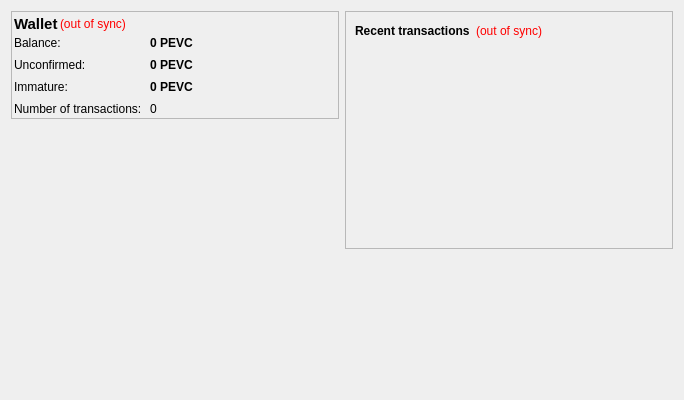
<?xml version="1.0" encoding="UTF-8"?>
<ui version="4.0">
 <class>OverviewPage</class>
 <widget class="QWidget" name="OverviewPage">
  <property name="geometry">
   <rect>
    <x>0</x>
    <y>0</y>
    <width>684</width>
    <height>400</height>
   </rect>
  </property>
  <property name="windowTitle">
   <string>Form</string>
  </property>
  <layout class="QHBoxLayout" name="horizontalLayout" stretch="1,1">
   <item>
    <layout class="QVBoxLayout" name="verticalLayout_2">
     <item>
      <widget class="QFrame" name="frame">
       <property name="enabled">
        <bool>true</bool>
       </property>
       <property name="sizePolicy">
        <sizepolicy hsizetype="Minimum" vsizetype="Maximum">
         <horstretch>0</horstretch>
         <verstretch>0</verstretch>
        </sizepolicy>
       </property>
       <property name="frameShape">
        <enum>QFrame::StyledPanel</enum>
       </property>
       <property name="frameShadow">
        <enum>QFrame::Raised</enum>
       </property>
       <layout class="QVBoxLayout" name="verticalLayout_4">
        <property name="spacing">
         <number>2</number>
        </property>
        <property name="margin">
         <number>2</number>
        </property>
        <item>
         <layout class="QHBoxLayout" name="horizontalLayout_4">
          <property name="spacing">
           <number>2</number>
          </property>
          <item>
           <widget class="QLabel" name="label_5">
            <property name="font">
             <font>
              <pointsize>11</pointsize>
              <weight>75</weight>
              <bold>true</bold>
             </font>
            </property>
            <property name="text">
             <string>Wallet</string>
            </property>
           </widget>
          </item>
          <item>
           <widget class="QLabel" name="labelWalletStatus">
            <property name="toolTip">
             <string>&lt;html&gt;&lt;head/&gt;&lt;body&gt;&lt;p&gt;The displayed information may be out of date. Your Wallet automatically synchronizes with the PlusEVCoin network after a connection is established, but this process has not completed yet.&lt;/p&gt;&lt;/body&gt;&lt;/html&gt;</string>
            </property>
            <property name="styleSheet">
             <string notr="true">QLabel { color: red; }</string>
            </property>
            <property name="text">
             <string notr="true">(out of sync)</string>
            </property>
            <property name="alignment">
             <set>Qt::AlignLeading|Qt::AlignLeft|Qt::AlignVCenter</set>
            </property>
           </widget>
          </item>
          <item>
           <spacer name="horizontalSpacer_2">
            <property name="orientation">
             <enum>Qt::Horizontal</enum>
            </property>
            <property name="sizeHint" stdset="0">
             <size>
              <width>20</width>
              <height>20</height>
             </size>
            </property>
           </spacer>
          </item>
         </layout>
        </item>
        <item>
         <layout class="QFormLayout" name="formLayout_2">
          <property name="fieldGrowthPolicy">
           <enum>QFormLayout::AllNonFixedFieldsGrow</enum>
          </property>
          <property name="horizontalSpacing">
           <number>8</number>
          </property>
          <property name="verticalSpacing">
           <number>8</number>
          </property>
          <item row="0" column="0">
           <widget class="QLabel" name="label">
            <property name="text">
             <string>Balance:</string>
            </property>
           </widget>
          </item>
          <item row="1" column="0">
           <widget class="QLabel" name="label_3">
            <property name="text">
             <string>Unconfirmed:</string>
            </property>
           </widget>
          </item>
          <item row="1" column="1">
           <widget class="QLabel" name="labelUnconfirmed">
            <property name="font">
             <font>
              <weight>75</weight>
              <bold>true</bold>
             </font>
            </property>
            <property name="cursor">
             <cursorShape>IBeamCursor</cursorShape>
            </property>
            <property name="toolTip">
             <string>Total of transactions that have yet to be confirmed, and do not yet count toward the current balance</string>
            </property>
            <property name="text">
             <string notr="true">0 PEVC</string>
            </property>
            <property name="textInteractionFlags">
             <set>Qt::LinksAccessibleByMouse|Qt::TextSelectableByKeyboard|Qt::TextSelectableByMouse</set>
            </property>
           </widget>
          </item>
          <item row="2" column="0">
           <widget class="QLabel" name="labelImmatureText">
            <property name="text">
             <string>Immature:</string>
            </property>
           </widget>
          </item>
          <item row="2" column="1">
           <widget class="QLabel" name="labelImmature">
            <property name="font">
             <font>
              <weight>75</weight>
              <bold>true</bold>
             </font>
            </property>
            <property name="toolTip">
             <string>Mined balance that has not yet matured</string>
            </property>
            <property name="text">
             <string notr="true">0 PEVC</string>
            </property>
            <property name="textInteractionFlags">
             <set>Qt::LinksAccessibleByMouse|Qt::TextSelectableByKeyboard|Qt::TextSelectableByMouse</set>
            </property>
           </widget>
          </item>
          <item row="3" column="0">
           <widget class="QLabel" name="label_2">
            <property name="text">
             <string>Number of transactions:</string>
            </property>
           </widget>
          </item>
          <item row="3" column="1">
           <widget class="QLabel" name="labelNumTransactions">
            <property name="toolTip">
             <string>&lt;html&gt;&lt;head/&gt;&lt;body&gt;&lt;p&gt;Total number of transactions in wallet&lt;/p&gt;&lt;/body&gt;&lt;/html&gt;</string>
            </property>
            <property name="text">
             <string notr="true">0</string>
            </property>
           </widget>
          </item>
          <item row="0" column="1">
           <widget class="QLabel" name="labelBalance">
            <property name="font">
             <font>
              <weight>75</weight>
              <bold>true</bold>
             </font>
            </property>
            <property name="cursor">
             <cursorShape>IBeamCursor</cursorShape>
            </property>
            <property name="toolTip">
             <string>Your current balance</string>
            </property>
            <property name="text">
             <string notr="true">0 PEVC</string>
            </property>
            <property name="textInteractionFlags">
             <set>Qt::LinksAccessibleByMouse|Qt::TextSelectableByKeyboard|Qt::TextSelectableByMouse</set>
            </property>
           </widget>
          </item>
         </layout>
        </item>
       </layout>
      </widget>
     </item>
     <item>
      <widget class="QFrame" name="verticalFrame">
       <property name="styleSheet">
        <string notr="true">image: url(:/icons/bitcoin);</string>
       </property>
       <layout class="QVBoxLayout" name="verticalLayout_5">
        <item>
         <layout class="QVBoxLayout" name="verticalLayout_6"/>
        </item>
       </layout>
      </widget>
     </item>
    </layout>
   </item>
   <item>
    <layout class="QVBoxLayout" name="verticalLayout_3">
     <item>
      <widget class="QFrame" name="frame_2">
       <property name="frameShape">
        <enum>QFrame::StyledPanel</enum>
       </property>
       <property name="frameShadow">
        <enum>QFrame::Raised</enum>
       </property>
       <layout class="QVBoxLayout" name="verticalLayout">
        <item>
         <layout class="QHBoxLayout" name="horizontalLayout_2">
          <item>
           <widget class="QLabel" name="label_4">
            <property name="text">
             <string>&lt;b&gt;Recent transactions&lt;/b&gt;</string>
            </property>
           </widget>
          </item>
          <item>
           <widget class="QLabel" name="labelTransactionsStatus">
            <property name="toolTip">
             <string>&lt;html&gt;&lt;head/&gt;&lt;body&gt;&lt;p&gt;The displayed information may be out of date. Your Wallet automatically synchronizes with the PlusEVCoin network after a connection is established, but this process has not completed yet.&lt;/p&gt;&lt;/body&gt;&lt;/html&gt;</string>
            </property>
            <property name="styleSheet">
             <string notr="true">QLabel { color: red; }</string>
            </property>
            <property name="text">
             <string notr="true">(out of sync)</string>
            </property>
            <property name="alignment">
             <set>Qt::AlignRight|Qt::AlignTrailing|Qt::AlignVCenter</set>
            </property>
           </widget>
          </item>
          <item>
           <spacer name="horizontalSpacer">
            <property name="orientation">
             <enum>Qt::Horizontal</enum>
            </property>
            <property name="sizeHint" stdset="0">
             <size>
              <width>40</width>
              <height>20</height>
             </size>
            </property>
           </spacer>
          </item>
         </layout>
        </item>
        <item>
         <widget class="QListView" name="listTransactions">
          <property name="styleSheet">
           <string notr="true">QListView { background: transparent; }</string>
          </property>
          <property name="frameShape">
           <enum>QFrame::NoFrame</enum>
          </property>
          <property name="verticalScrollBarPolicy">
           <enum>Qt::ScrollBarAlwaysOff</enum>
          </property>
          <property name="horizontalScrollBarPolicy">
           <enum>Qt::ScrollBarAlwaysOff</enum>
          </property>
          <property name="selectionMode">
           <enum>QAbstractItemView::NoSelection</enum>
          </property>
         </widget>
        </item>
       </layout>
      </widget>
     </item>
     <item>
      <spacer name="verticalSpacer_2">
       <property name="orientation">
        <enum>Qt::Vertical</enum>
       </property>
       <property name="sizeHint" stdset="0">
        <size>
         <width>20</width>
         <height>40</height>
        </size>
       </property>
      </spacer>
     </item>
    </layout>
   </item>
  </layout>
 </widget>
 <resources>
  <include location="../bitcoin.qrc"/>
 </resources>
 <connections/>
</ui>
